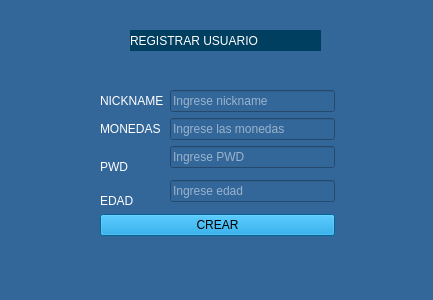
<?xml version="1.0" encoding="UTF-8"?>
<ui version="4.0">
 <class>Form</class>
 <widget class="QWidget" name="Form">
  <property name="geometry">
   <rect>
    <x>0</x>
    <y>0</y>
    <width>433</width>
    <height>300</height>
   </rect>
  </property>
  <property name="windowTitle">
   <string>Form</string>
  </property>
  <property name="styleSheet">
   <string notr="true">background-color: rgb(51, 102, 153);</string>
  </property>
  <widget class="QLabel" name="label">
   <property name="geometry">
    <rect>
     <x>130</x>
     <y>30</y>
     <width>191</width>
     <height>21</height>
    </rect>
   </property>
   <property name="styleSheet">
    <string notr="true">font: 14pt &quot;Segoe MDL2 Assets&quot;;
background-color: rgb(0, 63, 95);
color: rgb(255, 255, 255);</string>
   </property>
   <property name="text">
    <string>REGISTRAR USUARIO</string>
   </property>
  </widget>
  <widget class="QWidget" name="">
   <property name="geometry">
    <rect>
     <x>100</x>
     <y>90</y>
     <width>235</width>
     <height>146</height>
    </rect>
   </property>
   <layout class="QGridLayout" name="gridLayout_2">
    <item row="0" column="0">
     <layout class="QGridLayout" name="gridLayout">
      <item row="0" column="0">
       <widget class="QLabel" name="label_2">
        <property name="styleSheet">
         <string notr="true">font: 14pt &quot;Segoe MDL2 Assets&quot;;
color: rgb(255, 255, 255);</string>
        </property>
        <property name="text">
         <string>NICKNAME</string>
        </property>
       </widget>
      </item>
      <item row="0" column="1">
       <widget class="QLineEdit" name="lineEdit">
        <property name="styleSheet">
         <string notr="true">color: rgb(255, 255, 255);
font: 9pt &quot;MS Shell Dlg 2&quot;;</string>
        </property>
        <property name="text">
         <string/>
        </property>
        <property name="placeholderText">
         <string>Ingrese nickname</string>
        </property>
       </widget>
      </item>
      <item row="1" column="0">
       <widget class="QLabel" name="label_3">
        <property name="styleSheet">
         <string notr="true">font: 14pt &quot;Segoe MDL2 Assets&quot;;
color: rgb(255, 255, 255);</string>
        </property>
        <property name="text">
         <string>MONEDAS</string>
        </property>
       </widget>
      </item>
      <item row="1" column="1">
       <widget class="QLineEdit" name="lineEdit_2">
        <property name="styleSheet">
         <string notr="true">color: rgb(255, 255, 255);
font: 9pt &quot;MS Shell Dlg 2&quot;;</string>
        </property>
        <property name="text">
         <string/>
        </property>
        <property name="placeholderText">
         <string>Ingrese las monedas</string>
        </property>
       </widget>
      </item>
      <item row="2" column="0" rowspan="2">
       <widget class="QLabel" name="label_4">
        <property name="styleSheet">
         <string notr="true">font: 14pt &quot;Segoe MDL2 Assets&quot;;
color: rgb(255, 255, 255);</string>
        </property>
        <property name="text">
         <string>PWD</string>
        </property>
       </widget>
      </item>
      <item row="2" column="1">
       <widget class="QLineEdit" name="lineEdit_4">
        <property name="styleSheet">
         <string notr="true">color: rgb(255, 255, 255);
font: 9pt &quot;MS Shell Dlg 2&quot;;</string>
        </property>
        <property name="text">
         <string/>
        </property>
        <property name="placeholderText">
         <string>Ingrese PWD</string>
        </property>
       </widget>
      </item>
      <item row="3" column="1" rowspan="2">
       <widget class="QLineEdit" name="lineEdit_3">
        <property name="styleSheet">
         <string notr="true">color: rgb(255, 255, 255);
font: 9pt &quot;MS Shell Dlg 2&quot;;</string>
        </property>
        <property name="text">
         <string/>
        </property>
        <property name="placeholderText">
         <string>Ingrese edad</string>
        </property>
       </widget>
      </item>
      <item row="4" column="0">
       <widget class="QLabel" name="label_5">
        <property name="styleSheet">
         <string notr="true">font: 14pt &quot;Segoe MDL2 Assets&quot;;
color: rgb(255, 255, 255);</string>
        </property>
        <property name="text">
         <string>EDAD</string>
        </property>
       </widget>
      </item>
     </layout>
    </item>
    <item row="1" column="0">
     <widget class="QPushButton" name="pushButton">
      <property name="styleSheet">
       <string notr="true">color: rgb(255, 255, 255);
color: rgb(0, 0, 0);
background-color: rgb(0, 143, 214);</string>
      </property>
      <property name="text">
       <string>CREAR</string>
      </property>
     </widget>
    </item>
   </layout>
  </widget>
 </widget>
 <resources/>
 <connections/>
</ui>
